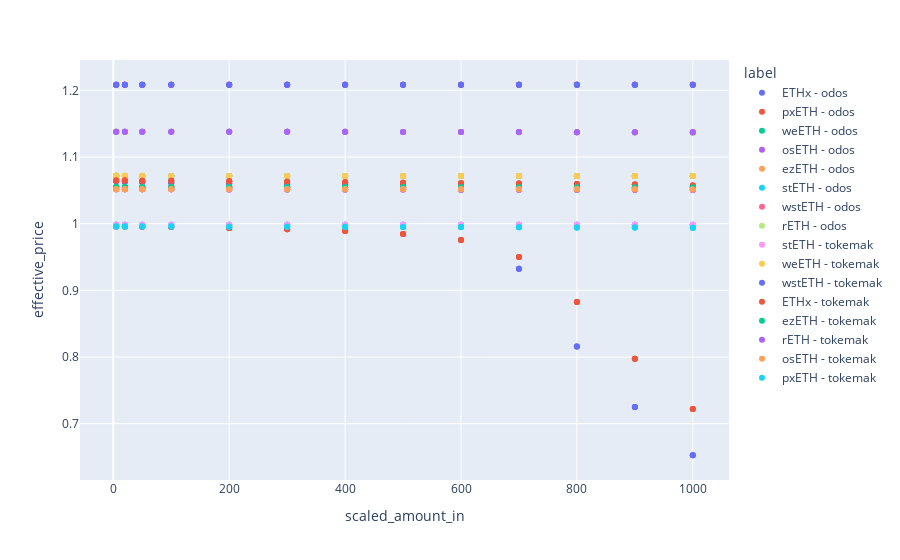

Notebook cell for this chart:
### Code cell
pio.templates.default = None


px.scatter(df, x="scaled_amount_in", y="effective_price", color="label")

### Figure 1 — Plotly figure (JSON) as saved in the notebook; plotly's stock layout.template omitted (floating-point values rounded to 4 significant figures)
{"data": [{"hovertemplate": "label=ETHx - odos<br>scaled_amount_in=%{x}<br>effective_price=%{y}<extra></extra>", "legendgroup": "ETHx - odos", "marker": {"color": "#636efa", "symbol": "circle"}, "mode": "markers", "name": "ETHx - odos", "orientation": "v", "showlegend": true, "type": "scatter", "x": [20, 200, 300, 100, 600, 800, 5, 50, 900, 700, 400, 1000, 500, 200, 20, 100, 300, 400, 700, 1000, 5, 800, 500, 600, 50, 900, 20, 1000, 800, 700, 600, 5, 900, 200, 400, 50, 300, 500, 100], "xaxis": "x", "y": [1.063, 1.06, 1.06, 1.061, 1.057, 0.8159, 1.064, 1.062, 0.7253, 0.9324, 1.059, 0.6527, 1.058, 1.06, 1.063, 1.061, 1.06, 1.059, 0.9324, 0.6527, 1.064, 0.8159, 1.058, 1.057, 1.062, 0.7253, 1.063, 0.6527, 0.8159, 0.9324, 1.057, 1.064, 0.7253, 1.06, 1.059, 1.062, 1.06, 1.058, 1.061], "yaxis": "y"}, {"hovertemplate": "label=pxETH - odos<br>scaled_amount_in=%{x}<br>effective_price=%{y}<extra></extra>", "legendgroup": "pxETH - odos", "marker": {"color": "#EF553B", "symbol": "circle"}, "mode": "markers", "name": "pxETH - odos", "orientation": "v", "showlegend": true, "type": "scatter", "x": [20, 1000, 500, 300, 800, 200, 900, 700, 400, 5, 100, 600, 50, 700, 400, 200, 20, 900, 50, 1000, 100, 800, 300, 500, 5, 600, 5, 200, 300, 500, 800, 700, 600, 900, 50, 400, 20, 1000, 100], "xaxis": "x", "y": [0.9957, 0.7221, 0.9844, 0.9917, 0.8826, 0.9936, 0.7976, 0.9502, 0.9889, 0.9959, 0.995, 0.9756, 0.9955, 0.9502, 0.9889, 0.9936, 0.9957, 0.7976, 0.9955, 0.7221, 0.995, 0.8826, 0.9917, 0.9844, 0.9959, 0.9756, 0.9959, 0.9936, 0.9917, 0.9844, 0.8826, 0.9502, 0.9756, 0.7976, 0.9955, 0.9889, 0.9957, 0.7221, 0.995], "yaxis": "y"}, {"hovertemplate": "label=weETH - odos<br>scaled_amount_in=%{x}<br>effective_price=%{y}<extra></extra>", "legendgroup": "weETH - odos", "marker": {"color": "#00cc96", "symbol": "circle"}, "mode": "markers", "name": "weETH - odos", "orientation": "v", "showlegend": true, "type": "scatter", "x": [600, 700, 200, 100, 900, 300, 5, 500, 400, 20, 1000, 800, 50, 500, 400, 200, 700, 600, 900, 50, 1000, 20, 300, 100, 5, 800, 600, 800, 5, 700, 300, 100, 400, 500, 20, 1000, 50, 200, 900], "xaxis": "x", "y": [1.072, 1.072, 1.072, 1.072, 1.072, 1.072, 1.072, 1.072, 1.072, 1.072, 1.072, 1.072, 1.072, 1.072, 1.072, 1.072, 1.072, 1.072, 1.072, 1.072, 1.072, 1.072, 1.072, 1.072, 1.072, 1.072, 1.072, 1.072, 1.072, 1.072, 1.072, 1.072, 1.072, 1.072, 1.072, 1.072, 1.072, 1.072, 1.072], "yaxis": "y"}, {"hovertemplate": "label=osETH - odos<br>scaled_amount_in=%{x}<br>effective_price=%{y}<extra></extra>", "legendgroup": "osETH - odos", "marker": {"color": "#ab63fa", "symbol": "circle"}, "mode": "markers", "name": "osETH - odos", "orientation": "v", "showlegend": true, "type": "scatter", "x": [100, 200, 20, 5, 1000, 50, 700, 400, 300, 900, 500, 600, 800, 200, 20, 5, 500, 1000, 800, 300, 400, 600, 100, 50, 900, 700, 5, 800, 100, 500, 600, 400, 20, 300, 200, 50, 1000, 900, 700], "xaxis": "x", "y": [1.052, 1.051, 1.052, 1.052, 1.051, 1.052, 1.051, 1.051, 1.051, 1.051, 1.051, 1.051, 1.051, 1.051, 1.052, 1.052, 1.051, 1.051, 1.051, 1.051, 1.051, 1.051, 1.052, 1.052, 1.051, 1.051, 1.052, 1.051, 1.052, 1.051, 1.051, 1.051, 1.052, 1.051, 1.051, 1.052, 1.051, 1.051, 1.051], "yaxis": "y"}, {"hovertemplate": "label=ezETH - odos<br>scaled_amount_in=%{x}<br>effective_price=%{y}<extra></extra>", "legendgroup": "ezETH - odos", "marker": {"color": "#FFA15A", "symbol": "circle"}, "mode": "markers", "name": "ezETH - odos", "orientation": "v", "showlegend": true, "type": "scatter", "x": [700, 300, 800, 100, 900, 50, 1000, 200, 500, 400, 600, 20, 5, 5, 20, 300, 500, 600, 700, 900, 50, 400, 200, 1000, 100, 800, 100, 300, 700, 800, 50, 500, 1000, 600, 5, 200, 20, 900, 400], "xaxis": "x", "y": [1.054, 1.055, 1.054, 1.055, 1.054, 1.055, 1.054, 1.055, 1.055, 1.055, 1.055, 1.055, 1.055, 1.055, 1.055, 1.055, 1.055, 1.055, 1.054, 1.054, 1.055, 1.055, 1.055, 1.054, 1.055, 1.054, 1.055, 1.055, 1.054, 1.054, 1.055, 1.055, 1.054, 1.054, 1.055, 1.055, 1.055, 1.054, 1.055], "yaxis": "y"}, {"hovertemplate": "label=stETH - odos<br>scaled_amount_in=%{x}<br>effective_price=%{y}<extra></extra>", "legendgroup": "stETH - odos", "marker": {"color": "#19d3f3", "symbol": "circle"}, "mode": "markers", "name": "stETH - odos", "orientation": "v", "showlegend": true, "type": "scatter", "x": [20, 200, 1000, 500, 400, 100, 800, 700, 600, 300, 900, 5, 50, 500, 1000, 900, 5, 600, 800, 300, 100, 700, 200, 20, 50, 400, 5, 1000, 800, 400, 50, 500, 900, 300, 700, 600, 20, 100, 200], "xaxis": "x", "y": [0.9984, 0.9984, 0.9984, 0.9984, 0.9984, 0.9984, 0.9984, 0.9984, 0.9984, 0.9984, 0.9984, 0.9984, 0.9984, 0.9984, 0.9983, 0.9983, 0.9984, 0.9984, 0.9983, 0.9984, 0.9984, 0.9984, 0.9984, 0.9984, 0.9984, 0.9984, 0.9984, 0.9983, 0.9983, 0.9983, 0.9984, 0.9983, 0.9983, 0.9983, 0.9983, 0.9983, 0.9984, 0.9984, 0.9984], "yaxis": "y"}, {"hovertemplate": "label=wstETH - odos<br>scaled_amount_in=%{x}<br>effective_price=%{y}<extra></extra>", "legendgroup": "wstETH - odos", "marker": {"color": "#FF6692", "symbol": "circle"}, "mode": "markers", "name": "wstETH - odos", "orientation": "v", "showlegend": true, "type": "scatter", "x": [50, 900, 500, 200, 20, 5, 700, 400, 600, 100, 800, 300, 1000, 100, 600, 1000, 800, 200, 400, 5, 300, 500, 20, 900, 700, 50, 100, 200, 500, 20, 400, 900, 600, 700, 300, 800, 5, 50, 1000], "xaxis": "x", "y": [1.208, 1.208, 1.208, 1.208, 1.208, 1.208, 1.208, 1.208, 1.208, 1.208, 1.208, 1.208, 1.208, 1.208, 1.208, 1.208, 1.208, 1.208, 1.208, 1.208, 1.208, 1.208, 1.208, 1.208, 1.208, 1.208, 1.208, 1.208, 1.208, 1.208, 1.208, 1.208, 1.208, 1.208, 1.208, 1.208, 1.208, 1.208, 1.208], "yaxis": "y"}, {"hovertemplate": "label=rETH - odos<br>scaled_amount_in=%{x}<br>effective_price=%{y}<extra></extra>", "legendgroup": "rETH - odos", "marker": {"color": "#B6E880", "symbol": "circle"}, "mode": "markers", "name": "rETH - odos", "orientation": "v", "showlegend": true, "type": "scatter", "x": [50, 20, 700, 5, 900, 500, 400, 200, 1000, 600, 800, 300, 100, 800, 5, 700, 200, 100, 300, 20, 50, 1000, 900, 500, 400, 600, 20, 50, 500, 100, 800, 5, 400, 1000, 700, 300, 600, 900, 200], "xaxis": "x", "y": [1.138, 1.138, 1.137, 1.138, 1.137, 1.138, 1.138, 1.138, 1.137, 1.137, 1.137, 1.138, 1.138, 1.137, 1.138, 1.137, 1.138, 1.138, 1.138, 1.138, 1.138, 1.137, 1.137, 1.138, 1.138, 1.137, 1.138, 1.138, 1.138, 1.138, 1.137, 1.138, 1.138, 1.137, 1.137, 1.138, 1.137, 1.137, 1.138], "yaxis": "y"}, {"hovertemplate": "label=stETH - tokemak<br>scaled_amount_in=%{x}<br>effective_price=%{y}<extra></extra>", "legendgroup": "stETH - tokemak", "marker": {"color": "#FF97FF", "symbol": "circle"}, "mode": "markers", "name": "stETH - tokemak", "orientation": "v", "showlegend": true, "type": "scatter", "x": [900, 700, 200, 50, 1000, 300, 100, 800, 600, 500, 400, 5, 20, 600, 1000, 800, 700, 500, 900, 200, 20, 5, 50, 400, 300, 100, 500, 1000, 200, 20, 700, 400, 5, 800, 900, 300, 600, 50, 100], "xaxis": "x", "y": [0.9984, 0.9984, 0.9984, 0.9984, 0.9984, 0.9984, 0.9984, 0.9984, 0.9984, 0.9984, 0.9984, 0.9984, 0.9984, 0.9984, 0.9983, 0.9984, 0.9984, 0.9984, 0.9983, 0.9984, 0.9984, 0.9984, 0.9984, 0.9984, 0.9984, 0.9984, 0.9984, 0.9983, 0.9984, 0.9984, 0.9983, 0.9984, 0.9984, 0.9983, 0.9983, 0.9983, 0.9983, 0.9984, 0.9984], "yaxis": "y"}, {"hovertemplate": "label=weETH - tokemak<br>scaled_amount_in=%{x}<br>effective_price=%{y}<extra></extra>", "legendgroup": "weETH - tokemak", "marker": {"color": "#FECB52", "symbol": "circle"}, "mode": "markers", "name": "weETH - tokemak", "orientation": "v", "showlegend": true, "type": "scatter", "x": [900, 100, 50, 800, 200, 700, 1000, 600, 500, 400, 5, 20, 300, 20, 800, 5, 50, 500, 600, 900, 100, 400, 200, 1000, 300, 700, 300, 500, 400, 5, 200, 20, 800, 100, 900, 1000, 600, 700, 50], "xaxis": "x", "y": [1.072, 1.072, 1.072, 1.072, 1.072, 1.072, 1.072, 1.072, 1.072, 1.072, 1.072, 1.072, 1.072, 1.072, 1.072, 1.072, 1.072, 1.072, 1.072, 1.072, 1.072, 1.072, 1.072, 1.072, 1.072, 1.072, 1.072, 1.072, 1.072, 1.072, 1.072, 1.072, 1.072, 1.072, 1.072, 1.072, 1.072, 1.072, 1.072], "yaxis": "y"}, {"hovertemplate": "label=wstETH - tokemak<br>scaled_amount_in=%{x}<br>effective_price=%{y}<extra></extra>", "legendgroup": "wstETH - tokemak", "marker": {"color": "#636efa", "symbol": "circle"}, "mode": "markers", "name": "wstETH - tokemak", "orientation": "v", "showlegend": true, "type": "scatter", "x": [900, 800, 50, 1000, 300, 200, 100, 700, 600, 500, 400, 5, 20, 600, 700, 800, 300, 500, 100, 1000, 900, 200, 400, 5, 20, 50, 600, 900, 400, 800, 1000, 20, 50, 300, 500, 200, 700, 100, 5], "xaxis": "x", "y": [1.208, 1.208, 1.208, 1.208, 1.208, 1.208, 1.208, 1.208, 1.208, 1.208, 1.208, 1.208, 1.208, 1.208, 1.208, 1.208, 1.208, 1.208, 1.208, 1.208, 1.208, 1.208, 1.208, 1.208, 1.208, 1.208, 1.208, 1.208, 1.208, 1.208, 1.208, 1.208, 1.208, 1.208, 1.208, 1.208, 1.208, 1.208, 1.208], "yaxis": "y"}, {"hovertemplate": "label=ETHx - tokemak<br>scaled_amount_in=%{x}<br>effective_price=%{y}<extra></extra>", "legendgroup": "ETHx - tokemak", "marker": {"color": "#EF553B", "symbol": "circle"}, "mode": "markers", "name": "ETHx - tokemak", "orientation": "v", "showlegend": true, "type": "scatter", "x": [900, 800, 300, 200, 700, 100, 1000, 600, 500, 400, 5, 20, 50, 20, 800, 50, 600, 700, 5, 200, 100, 1000, 300, 400, 900, 500, 200, 50, 800, 300, 100, 400, 600, 1000, 5, 500, 900, 700, 20], "xaxis": "x", "y": [1.059, 1.059, 1.063, 1.064, 1.06, 1.064, 1.057, 1.061, 1.061, 1.062, 1.065, 1.065, 1.065, 1.065, 1.059, 1.065, 1.061, 1.06, 1.065, 1.064, 1.064, 1.057, 1.063, 1.062, 1.059, 1.061, 1.064, 1.065, 1.059, 1.063, 1.064, 1.062, 1.061, 1.057, 1.065, 1.061, 1.059, 1.06, 1.065], "yaxis": "y"}, {"hovertemplate": "label=ezETH - tokemak<br>scaled_amount_in=%{x}<br>effective_price=%{y}<extra></extra>", "legendgroup": "ezETH - tokemak", "marker": {"color": "#00cc96", "symbol": "circle"}, "mode": "markers", "name": "ezETH - tokemak", "orientation": "v", "showlegend": true, "type": "scatter", "x": [500, 200, 900, 100, 800, 700, 600, 1000, 50, 400, 300, 5, 20, 600, 500, 900, 700, 200, 20, 100, 50, 5, 300, 400, 1000, 800, 1000, 300, 400, 50, 500, 20, 700, 200, 800, 900, 100, 5, 600], "xaxis": "x", "y": [1.055, 1.055, 1.054, 1.055, 1.054, 1.054, 1.055, 1.054, 1.055, 1.055, 1.055, 1.055, 1.055, 1.055, 1.055, 1.054, 1.054, 1.055, 1.055, 1.055, 1.055, 1.055, 1.055, 1.055, 1.054, 1.054, 1.054, 1.055, 1.055, 1.055, 1.055, 1.055, 1.054, 1.055, 1.054, 1.054, 1.055, 1.055, 1.054], "yaxis": "y"}, {"hovertemplate": "label=rETH - tokemak<br>scaled_amount_in=%{x}<br>effective_price=%{y}<extra></extra>", "legendgroup": "rETH - tokemak", "marker": {"color": "#ab63fa", "symbol": "circle"}, "mode": "markers", "name": "rETH - tokemak", "orientation": "v", "showlegend": true, "type": "scatter", "x": [200, 50, 800, 900, 500, 300, 700, 100, 1000, 600, 400, 5, 20, 700, 5, 400, 500, 900, 800, 1000, 50, 600, 300, 100, 200, 20, 300, 700, 200, 800, 5, 1000, 900, 400, 500, 100, 50, 600, 20], "xaxis": "x", "y": [1.138, 1.138, 1.137, 1.137, 1.138, 1.138, 1.137, 1.138, 1.137, 1.138, 1.138, 1.138, 1.138, 1.137, 1.138, 1.138, 1.138, 1.137, 1.137, 1.137, 1.138, 1.138, 1.138, 1.138, 1.138, 1.138, 1.138, 1.137, 1.138, 1.137, 1.138, 1.137, 1.137, 1.138, 1.138, 1.138, 1.138, 1.138, 1.138], "yaxis": "y"}, {"hovertemplate": "label=osETH - tokemak<br>scaled_amount_in=%{x}<br>effective_price=%{y}<extra></extra>", "legendgroup": "osETH - tokemak", "marker": {"color": "#FFA15A", "symbol": "circle"}, "mode": "markers", "name": "osETH - tokemak", "orientation": "v", "showlegend": true, "type": "scatter", "x": [50, 200, 100, 900, 700, 800, 1000, 600, 500, 400, 300, 5, 20, 900, 20, 700, 50, 400, 500, 5, 100, 300, 200, 1000, 600, 800, 50, 300, 5, 200, 400, 500, 800, 1000, 700, 900, 100, 600, 20], "xaxis": "x", "y": [1.052, 1.052, 1.052, 1.052, 1.052, 1.052, 1.051, 1.052, 1.052, 1.052, 1.052, 1.052, 1.052, 1.052, 1.052, 1.052, 1.052, 1.052, 1.052, 1.052, 1.052, 1.052, 1.052, 1.051, 1.052, 1.052, 1.052, 1.052, 1.052, 1.052, 1.052, 1.052, 1.052, 1.051, 1.052, 1.052, 1.052, 1.052, 1.052], "yaxis": "y"}, {"hovertemplate": "label=pxETH - tokemak<br>scaled_amount_in=%{x}<br>effective_price=%{y}<extra></extra>", "legendgroup": "pxETH - tokemak", "marker": {"color": "#19d3f3", "symbol": "circle"}, "mode": "markers", "name": "pxETH - tokemak", "orientation": "v", "showlegend": true, "type": "scatter", "x": [200, 300, 900, 100, 1000, 800, 700, 600, 500, 400, 20, 50, 5, 900, 1000, 800, 500, 200, 5, 20, 300, 700, 600, 400, 100, 50, 20, 900, 800, 500, 50, 1000, 300, 5, 700, 200, 100, 400, 600], "xaxis": "x", "y": [0.9956, 0.9954, 0.9942, 0.9957, 0.994, 0.9945, 0.9947, 0.9949, 0.9951, 0.9953, 0.9959, 0.9958, 0.996, 0.9942, 0.994, 0.9945, 0.9951, 0.9956, 0.996, 0.9959, 0.9954, 0.9947, 0.9949, 0.9953, 0.9957, 0.9958, 0.9959, 0.9942, 0.9944, 0.9951, 0.9958, 0.9939, 0.9954, 0.996, 0.9947, 0.9956, 0.9957, 0.9952, 0.9949], "yaxis": "y"}], "layout": {"legend": {"title": {"text": "label"}, "tracegroupgap": 0}, "margin": {"t": 60}, "xaxis": {"anchor": "y", "domain": [0, 1], "title": {"text": "scaled_amount_in"}}, "yaxis": {"anchor": "x", "domain": [0, 1], "title": {"text": "effective_price"}}}}
